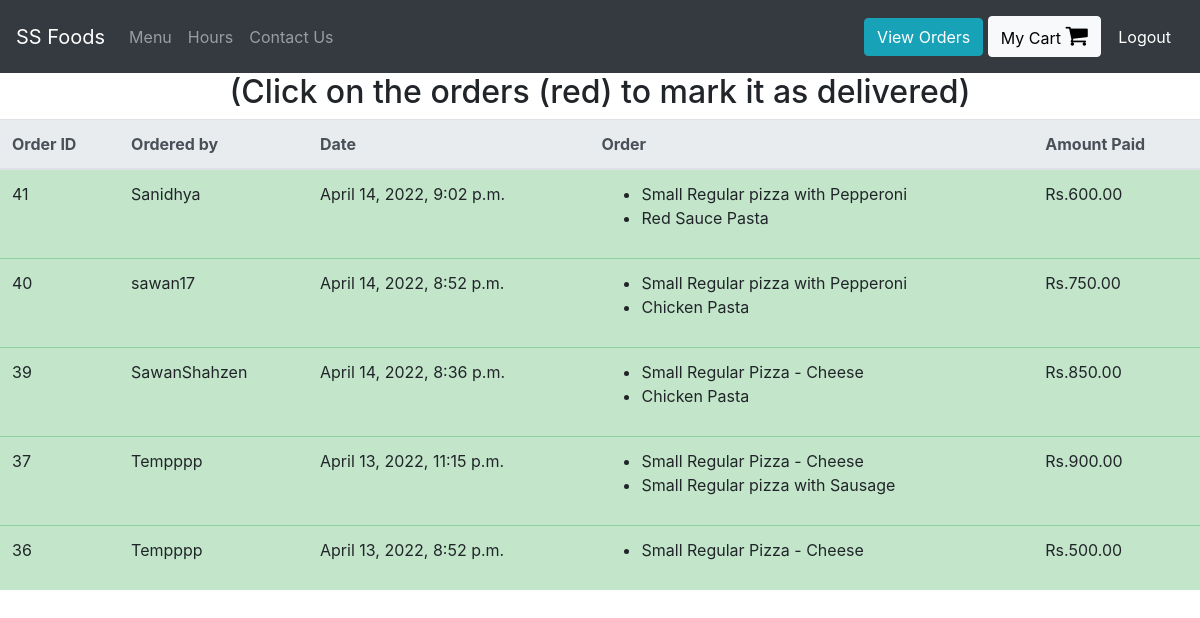
Page /view-orders (signed in) on the committed database.
### orders/models.py (models this page shows, shortened)
class UserOrder(models.Model):
    username = models.CharField(max_length=200) #who placed the order
    order = models.TextField() #this will be a string representation of the cart from localStorage
    price = models.DecimalField(max_digits=6, decimal_places=2) #how much was the order
    time_of_order  = models.DateTimeField(default=datetime.now, blank=True)
    delivered = models.BooleanField()

### orders/views.py (the view)
# urls.py: path("view-orders", views.view_orders, name="view_orders"),
def view_orders(request):
    if request.user.is_superuser:
        rows = UserOrder.objects.all().order_by('-time_of_order')
        return render(request, "orders/orders.html", context = {"rows":rows})
    else:
        rows = UserOrder.objects.all().filter(username = request.user.username).order_by('-time_of_order')
        return render(request, "orders/orders.html", context = {"rows":rows})

### orders/templatetags/custom_tags.py (called while the page is built)
@register.filter(name="format_cart")
def format_cart(value):
    return value[1:-1].split(",")

@register.filter(name="format_cart_item")
def format_cart_item(value):
    return value.replace("'","")

### orders/templates/orders/orders.html
{% extends 'orders/header.html' %}
{% load custom_tags %}
{% block content %}
<div class="container-fluid">
  <div class="row justify-content-center">
    {% if user.is_superuser %}
      <h2>(Click on the orders (red) to mark it as delivered)</h2>
    {% else %}
      <h2> Orders by: {{user.get_username}} </h2>
    {% endif %}
    <table class="table">
        <thead class="thead-light">
        <tr>
          <th scope="col">Order ID</th>
          <th scope="col">Ordered by</th>
          <th scope="col">Date</th>
          <th scope="col">Order</th>
          <th scope="col">Amount Paid</th>
        </tr>
        </thead>
        <tbody id = "orders_table">
          {% for row in rows %}
          {% if row.delivered %}
            <tr class="table-success">
          {% else %}
            <tr class="table-danger mark-as-complete">
          {% endif %}
              <td>{{row.id}}</td>
              <td>{{row.username}}</td>
              <td>{{row.time_of_order}}</td>
              <td >
                <ul>
                  {% for item in row.order|format_cart %}
                    <li>{{item|format_cart_item}}</li>
                  {% endfor %}
                </ul>
              </td>
              <td>Rs.{{row.price}}</td>
            </tr>
          {% endfor %}
        </tbody>
    </table>
  </div>
</div>
{% endblock %}

### rows in the picture
UserOrder: id "41", username "Sanidhya", time_of_order "April 14, 2022, 9:02 p.m.", order "Small Regular pizza with Pepperoni" "Red Sauce Pasta", price "600.00"
UserOrder: id "40", username "sawan17", time_of_order "April 14, 2022, 8:52 p.m.", order "Small Regular pizza with Pepperoni" "Chicken Pasta", price "750.00"
UserOrder: id "39", username "SawanShahzen", time_of_order "April 14, 2022, 8:36 p.m.", order "Small Regular Pizza - Cheese" "Chicken Pasta", price "850.00"
UserOrder: id "37", username "Tempppp", time_of_order "April 13, 2022, 11:15 p.m.", order "Small Regular Pizza - Cheese" "Small Regular pizza with Sausage", price "900.00"
UserOrder: id "36", username "Tempppp", time_of_order "April 13, 2022, 8:52 p.m.", order "Small Regular Pizza - Cheese", price "500.00"
